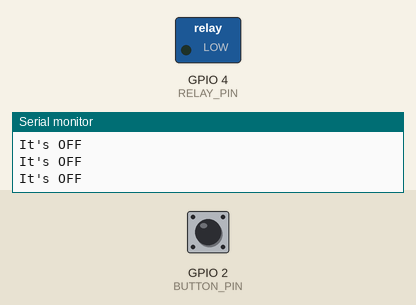
This sketch was run on a simulated ESP32. Shown: switched loads named in the sketch (green lamp = pin HIGH), the last lines printed to the serial monitor. The inputs (shaded band) are chosen by the test bench; at power-on: GPIO 2 (BUTTON_PIN) HIGH. Nothing arrives over Bluetooth unless stated; a phone connects over Bluetooth LE 3 s after start.

Above: at 1.2 s.
1.3 s: GPIO 2 (BUTTON_PIN) pulled LOW for 0.6 s
At 1.8 s:
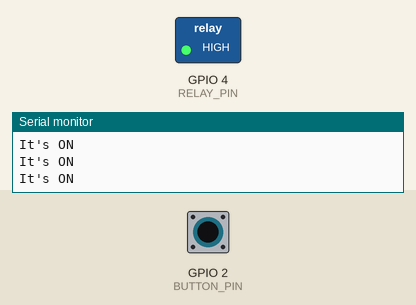
3.4 s: GPIO 2 (BUTTON_PIN) pulled LOW for 1 s
At 6.2 s:
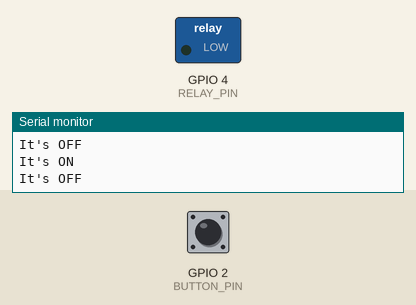
6.7 s: GPIO 2 (BUTTON_PIN) pulled LOW for 3.2 s
At 8.6 s:
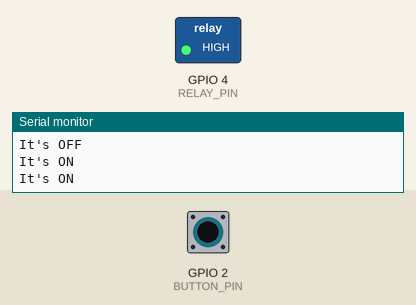
Timing chart, 0 to 12.3 s (numbered marks = the images above; inputs shaded):
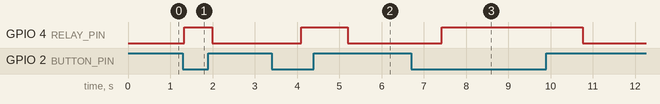

Measured:
- after the input at 1.3 s, GPIO 4 (RELAY_PIN): LOW → HIGH at once, → LOW 0.66 s later
- after the input at 3.4 s, GPIO 4 (RELAY_PIN): LOW → HIGH after 0.69 s, → LOW 1.1 s later
- after the input at 6.7 s, GPIO 4 (RELAY_PIN): LOW → HIGH after 0.72 s, → LOW 3.3 s later

The sketch:

ARC2.ino
```cpp
#include <BLEDevice.h>
#include <BLEServer.h>
#include <BLEUtils.h>
#include <BLE2902.h>

BLEServer* pServer = NULL;
BLECharacteristic* pCharacteristic = NULL;
bool deviceConnected = false;
bool relayState = false;

#define SERVICE_UUID        "6E400001-B5A3-F393-E0A9-E50E24DCCA9E"
#define CHARACTERISTIC_UUID "6E400002-B5A3-F393-E0A9-E50E24DCCA9E"
#define BUTTON_PIN          2  // Change this to the GPIO pin connected to the press switch
#define RELAY_PIN           4  // Change this to the GPIO pin connected to the relay module

class MyServerCallbacks : public BLEServerCallbacks {
  void onConnect(BLEServer* pServer) {
    // Handle connections
    deviceConnected = true;
  }

  void onDisconnect(BLEServer* pServer) {
    // Handle disconnections
    deviceConnected = false;

    // Start advertising again for reconnection
    pServer->startAdvertising();
    Serial.println("Advertising started for reconnection...");
  }
};

void setup() {
  Serial.begin(115200);

  pinMode(BUTTON_PIN, INPUT_PULLUP);
  pinMode(RELAY_PIN, OUTPUT);
  digitalWrite(RELAY_PIN, LOW);

  BLEDevice::init("YourESP32");
  pServer = BLEDevice::createServer();
  pServer->setCallbacks(new MyServerCallbacks());

  BLEService* pService = pServer->createService(SERVICE_UUID);

  pCharacteristic = pService->createCharacteristic(
      CHARACTERISTIC_UUID,
      BLECharacteristic::PROPERTY_NOTIFY
  );

  pCharacteristic->addDescriptor(new BLE2902());

  pService->start();

  BLEAdvertising* pAdvertising = pServer->getAdvertising();
  pAdvertising->start();
  Serial.println("Waiting for a client connection to notify...");
}

void loop() {
  if (deviceConnected) {
    // Notify data to the mobile device using byteValue
    uint8_t dataToSend[] = { relayState ? 1 : 0 };
    pCharacteristic->setValue(dataToSend, sizeof(dataToSend));
    pCharacteristic->notify();
    delay(1000); // Adjust the delay according to your requirements
  }

  if (digitalRead(BUTTON_PIN) == LOW) {
    // Button pressed, notify phone and turn on relay
    uint8_t dataToSend[] = { 1 };
    pCharacteristic->setValue(dataToSend, sizeof(dataToSend));
    pCharacteristic->notify();
    delay(10);
    digitalWrite(RELAY_PIN, HIGH);
    Serial.println("It's ON");
    relayState = true;
  } else {
    // Button released, turn off relay
    uint8_t dataToSend[] = { 0 };
    pCharacteristic->setValue(dataToSend, sizeof(dataToSend));
    pCharacteristic->notify();
    delay(10);
    digitalWrite(RELAY_PIN, LOW);
    Serial.println("It's OFF");
    relayState = false;
  }

  delay(100);
}
```
